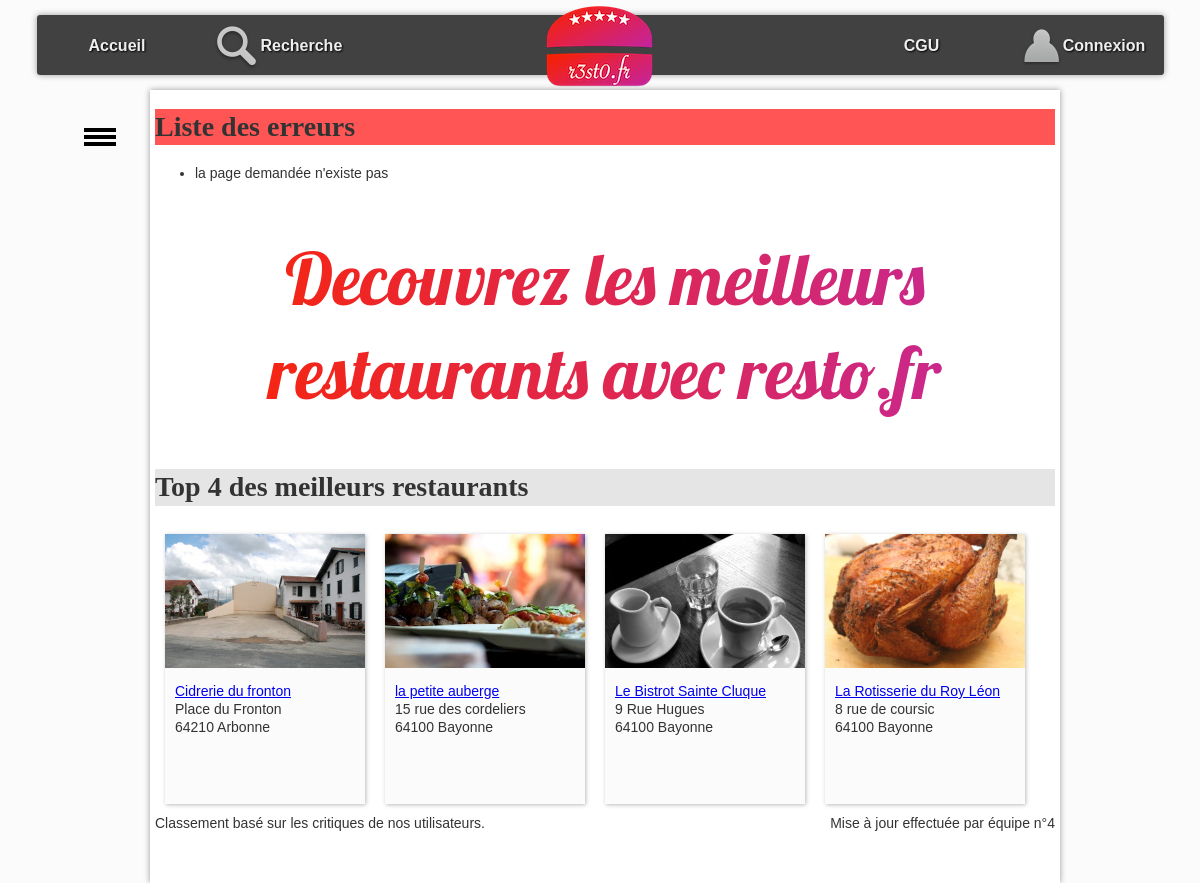
/?action=accueil, run on the app's committed database.
### tables this page shows
CREATE TABLE resto (
  idR bigint(20) NOT NULL,
  nomR varchar(255) DEFAULT NULL,
  numAdrR varchar(20) DEFAULT NULL,
  voieAdrR varchar(255) DEFAULT NULL,
  cpR char(5) DEFAULT NULL,
  villeR varchar(255) DEFAULT NULL,
  latitudeDegR float DEFAULT NULL,
  longitudeDegR float DEFAULT NULL,
  descR text DEFAULT NULL,
  horairesR text DEFAULT NULL
);

CREATE TABLE photo (
  idP bigint(20) NOT NULL,
  cheminP varchar(255) DEFAULT NULL,
  idR bigint(20) DEFAULT NULL
);

### controleur/accueil.php (called while the page is built, shortened)
<?php
    $listeRestos = RestoDAO::getTop4();
    require_once "$racine/vue/entete.html.php";
    require_once "$racine/vue/vueAccueil.php";
    require_once "$racine/vue/pied.html.php";
?>

### index.php (called while the page is built, shortened)
<?php
require_once "getRacine.php";
require_once "$racine/includes/autoload.inc.php";
if (isset($_GET["action"])){
    $action = $_GET["action"];
}
else{
    $action = "defaut";
}
$fichier = controleurPrincipal($action);
try{
    require_once "$racine/controleur/$fichier";
} catch (Throwable $e) {
    ajouterMessage($action." : ".$e->getMessage());
    $titre = "Erreur";
    require_once "$racine/vue/entete.html.php";
    require_once "$racine/vue/pied.html.php";
}

### includes/autoload.inc.php (called while the page is built, shortened)
<?php
function chargeurBaseEspacesDeNoms(string $className) {
    $fileName = __DIR__ . '/../';
    $fileName .= str_replace('\\', DIRECTORY_SEPARATOR, $className) . '.class.php';
}

### modele/dao/Bdd.class.php (called while the page is built, shortened)
<?php
class Bdd {
    private static ?PDO $pdo=null;
    private static $login = "resto_util";
    private static $mdp = "secret";
    private static $bd = "resto2";
    private static $serveur = "localhost";
    private static $pdoOptions = array  (
        PDO::MYSQL_ATTR_INIT_COMMAND => "SET NAMES utf8"
        ,PDO::ATTR_ERRMODE => PDO::ERRMODE_EXCEPTION
                                        );
    public static function connecter() : ?PDO  {
        if (is_null(self::$pdo)) {
                self::$pdo = new PDO("mysql:host=".self::$serveur.";dbname=".self::$bd, self::$login, self::$mdp, self::$pdoOptions);
        }
        return self::$pdo;
    }
    public static function getConnexion() : ?PDO {
        return self::$pdo;
    }
}

### modele/dao/RestoDAO.class.php (called while the page is built, shortened)
<?php
class RestoDAO {
    public static function getTop4(): array {
        $lesObjets = array();
        try {
            $requete = "SELECT AVG(note) AS noteMoyenne, r.idR, nomR, numAdrR, voieAdrR, cpR, villeR, latitudeDegR, longitudeDegR, descR, horairesR
                       FROM resto r
                       INNER JOIN critiquer c ON r.idR = c.idR
                       GROUP BY r.idR
                       ORDER BY noteMoyenne DESC
                       LIMIT 4;
                    ";
            $stmt = Bdd::getConnexion()->prepare($requete);
            $ok = $stmt->execute();
            if ($ok) {
                while ($enreg = $stmt->fetch(PDO::FETCH_ASSOC)) {
                    $lesObjets[] = self::enregistrementVersObjet($enreg);
                }
            }
        } catch (PDOException $e) {
            throw new Exception("Erreur dans la méthode " . get_called_class() . "::getTop4 : <br/>" . $e->getMessage());
        }
        return $lesObjets;
    }
    private static function enregistrementVersObjet(array $enreg): Resto {
        $id = $enreg['idR'];
        $leResto = new Resto(
                $enreg['idR'], $enreg['nomR'], $enreg['numAdrR'], $enreg['voieAdrR'], $enreg['cpR'], $enreg['villeR'],
                $enreg['latitudeDegR'], $enreg['longitudeDegR'], $enreg['descR'], $enreg['horairesR']
        );
        $lesCritiques = CritiqueDAO::getAllByResto($id);
        $lesPhotos = PhotoDAO::getAllByResto($id);
        $leResto->setLesPhotos($lesPhotos);
        $leResto->setLesCritiques($lesCritiques);
        return $leResto;
    }
}

### modele/dao/CritiqueDAO.class.php (called while the page is built, shortened)
<?php
class CritiqueDAO {
    public static function getAllByResto(int $idR): array {
        $lesObjets = array();
        try {
            $requete = "SELECT * FROM critiquer c"
                    . " INNER JOIN utilisateur u ON  c.idU = u.idU "
                    . " WHERE idR = :idR";
            $stmt = Bdd::getConnexion()->prepare($requete);
            $stmt->bindParam(':idR', $idR, PDO::PARAM_INT);
            $ok = $stmt->execute();
            if ($ok) {
                while ($enreg = $stmt->fetch(PDO::FETCH_ASSOC)) {
                    $user = new Utilisateur($enreg['idU'], $enreg['mailU'], $enreg['mdpU'], $enreg['pseudoU']);
                    $lesObjets[] = new Critique($enreg['note'], $enreg['commentaire'], $user);
                }
            }
        } catch (PDOException $e) {
            throw new Exception("Erreur dans la méthode " . get_called_class() . "::getAllByResto : <br/>" . $e->getMessage());
        }
        return $lesObjets;
    }
}

### modele/dao/PhotoDAO.class.php (called while the page is built, shortened)
<?php
class PhotoDAO {
    public static function getAllByResto(int $idR): array {
        $lesObjets = array();
        try {
            $requete = "SELECT * FROM photo WHERE idR = :idR";
            $stmt = Bdd::getConnexion()->prepare($requete);
            $stmt->bindParam(':idR', $idR, PDO::PARAM_INT);
            $ok = $stmt->execute();
            if ($ok) {
                while ($enreg = $stmt->fetch(PDO::FETCH_ASSOC)) {
                    $lesObjets[] = new Photo($enreg['idP'], $enreg['cheminP']);
                }
            }
        } catch (PDOException $e) {
            throw new Exception("Erreur dans la méthode " . get_called_class() . "::getAllByResto : <br/>" . $e->getMessage());
        }
        return $lesObjets;
    }
}

### modele/metier/Resto.class.php (called while the page is built, shortened)
<?php
class Resto {
    private int $idR;
    private ?string $nomR;
    private ?string $numAdr;
    private ?string $voieAdr;
    private ?string $cpR;
    private ?string $villeR;
    private array $lesPhotos;
    function __construct(int $idR, string $nomR, ?string $numAdr, ?string $voieAdr, ?string $cpR, ?string $villeR, ?float $latitudeDegR, ?float $longitudeDegR, ?string $descR, ?string $horairesR) {
        $this->idR = $idR;
        $this->nomR = $nomR;
        $this->numAdr = $numAdr;
        $this->voieAdr = $voieAdr;
        $this->cpR = $cpR;
        $this->villeR = $villeR;
        $this->lesPhotos = array();
    }
    function getIdR(): int {
        return $this->idR;
    }
    function getNomR(): ?string {
        return $this->nomR;
    }
    function getNumAdr(): ?string {
        return $this->numAdr;
    }
    function getVoieAdr(): ?string {
        return $this->voieAdr;
    }
    function getCpR(): ?string {
        return $this->cpR;
    }
    function getVilleR(): ?string {
        return $this->villeR;
    }
    function getLesPhotos(): array {
        return $this->lesPhotos;
    }
    function setLesPhotos(array $lesPhotos): void {
        $this->lesPhotos = $lesPhotos;
    }
}

### modele/metier/Photo.class.php (called while the page is built, shortened)
<?php
class Photo {
    private string $cheminP;
    function __construct(int $idP, string $cheminP) {
        $this->cheminP = $cheminP;
    }
    function getCheminP(): string {
        return $this->cheminP;
    }
}

### vue/vueAccueil.php (the view, shortened to what this page needs)
<div id="accroche">Decouvrez les meilleurs restaurants avec resto.fr</div>
<h1>Top 4 des meilleurs restaurants</h1>
<?php
foreach ($listeRestos as $unResto) {
     ?>
    <div class="card">
        <div class="photoCard">
            <?php
            $lesPhotos = $unResto->getLesPhotos();
            if (count($lesPhotos) > 0) {
                $laPhotoPrincipale = $lesPhotos[0];
                ?>
                <img src="photos/<?= $laPhotoPrincipale->getCheminP() ?>" alt="photo du restaurant" />
    <?php } ?>
        </div>
        <div class="descrCard">
            <a href="./?action=detail&idR=<?= $unResto->getIdR() ?>"><?= $unResto->getNomR() ?></a>
            <br />
            <?= $unResto->getNumAdr() ?>
            <?= $unResto->getVoieAdr() ?>
            <br />
    <?= $unResto->getCpR() ?>
    <?= $unResto->getVilleR() ?>
        </div>
    </div>
<?php
}
?>
<div style="display: flex; justify-content: space-between; width: 100%;">
    <div>Classement basé sur les critiques de nos utilisateurs.</div>
    <div>Mise à jour effectuée par équipe n°4</div>
</div>

### css/base.css (style rules this page uses)
:root { --largeurPage: 900px; --largeurMenuCont : 200px; --margeCalc: calc((100% - var(--largeurPage)) / 2); --margeMenuHaut : 15px; --hauteurMenuGene:60px; --coulA1:#5A7694; --coulA2:#D7E5ED; --coulB1:#566459; --coulB2:#90974A; --coulC:#CDBCA0; --fondC:#fcfbfb; --padding_cote:5px; }
body { font-family: Arial; color : #333; font-size : 14px; line-height : 1.3; scroll-behavior: smooth; background-color : var(--fondC); }
#accroche { margin-top : 50px; margin-bottom : 50px; color : #333; font-size : 14px; text-align: center; font-family: 'Lobster', cursive; font-size: 72px; background: linear-gradient(90deg, #FC2500, #C2289F ); -webkit-background-clip: text; -webkit-text-fill-color: transparent; }

### css/cgu.css (style rules this page uses)
h1,h2,h3,h4 { font-family: Futura; background-color : rgba(0,0,0,0.1); }

### css/corps.css (style rules this page uses)
div.card { position : relative; width:180px; height : 250px; float:left; padding:10px; margin : 10px; background-color : var(--fondC); box-shadow: 1px 1px 4px #bbb; }
div.photoCard>img { position : relative; top:-10px; left : -10px; max-width : 200px; max-height: 140px; }
div.descrCard { position : relative; top:0px; }

### data on the page
resto: photo.cheminP (picture), nomR "Cidrerie du fronton", voieAdrR "Place du Fronton", cpR "64210", villeR "Arbonne"
resto: photo.cheminP (picture), nomR "la petite auberge", numAdrR "15", voieAdrR "rue des cordeliers", cpR "64100", villeR "Bayonne"
resto: photo.cheminP (picture), nomR "Le Bistrot Sainte Cluque", numAdrR "9", voieAdrR "Rue Hugues", cpR "64100", villeR "Bayonne"
resto: photo.cheminP (picture), nomR "La Rotisserie du Roy Léon", numAdrR "8", voieAdrR "rue de coursic", cpR "64100", villeR "Bayonne"

### other printed values
$unMessage "la page demandée n'existe pas"
